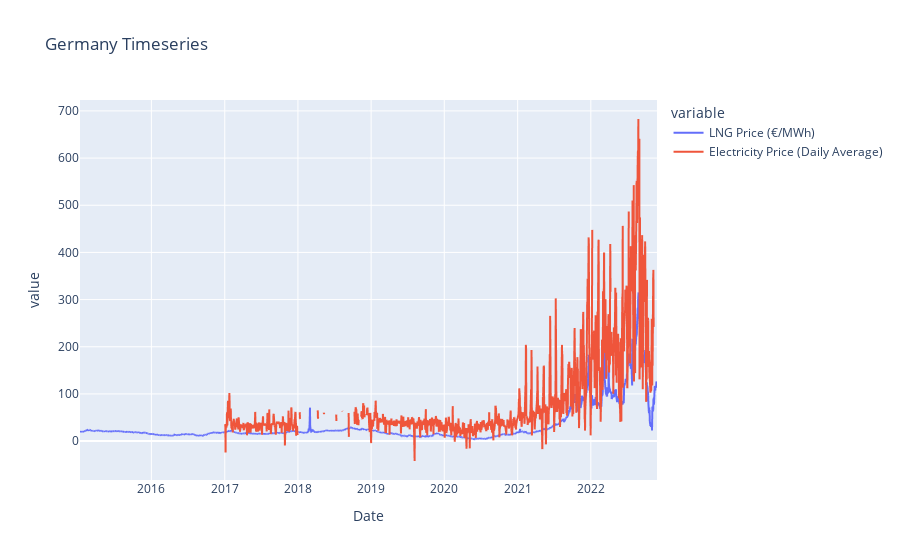

Notebook code for this chart:
### Code cell
px.line(combined, x = "Date", y = ["LNG Price (€/MWh)", "Electricity Price (Daily Average)"], title="Germany Timeseries")

### Figure 1 — Plotly figure (JSON) as saved in the notebook; plotly's stock layout.template omitted (floating-point values rounded to 4 significant figures; data arrays with more than 128 entries replaced by an {"elided": "..."} marker saying what was removed)
{"data": [{"hovertemplate": "variable=LNG Price (€/MWh)<br>Date=%{x}<br>value=%{y}<extra></extra>", "legendgroup": "LNG Price (€/MWh)", "line": {"color": "#636efa", "dash": "solid"}, "marker": {"symbol": "circle"}, "mode": "lines", "name": "LNG Price (€/MWh)", "showlegend": true, "type": "scattergl", "x": {"elided": "2004 str values"}, "xaxis": "x", "y": {"elided": "2004 float values"}, "yaxis": "y"}, {"hovertemplate": "variable=Electricity Price (Daily Average)<br>Date=%{x}<br>value=%{y}<extra></extra>", "legendgroup": "Electricity Price (Daily Average)", "line": {"color": "#EF553B", "dash": "solid"}, "marker": {"symbol": "circle"}, "mode": "lines", "name": "Electricity Price (Daily Average)", "showlegend": true, "type": "scattergl", "x": {"elided": "2004 str values"}, "xaxis": "x", "y": {"elided": "2004 float values"}, "yaxis": "y"}], "layout": {"legend": {"title": {"text": "variable"}, "tracegroupgap": 0}, "title": {"text": "Germany Timeseries"}, "xaxis": {"anchor": "y", "domain": [0, 1], "title": {"text": "Date"}}, "yaxis": {"anchor": "x", "domain": [0, 1], "title": {"text": "value"}}}}
